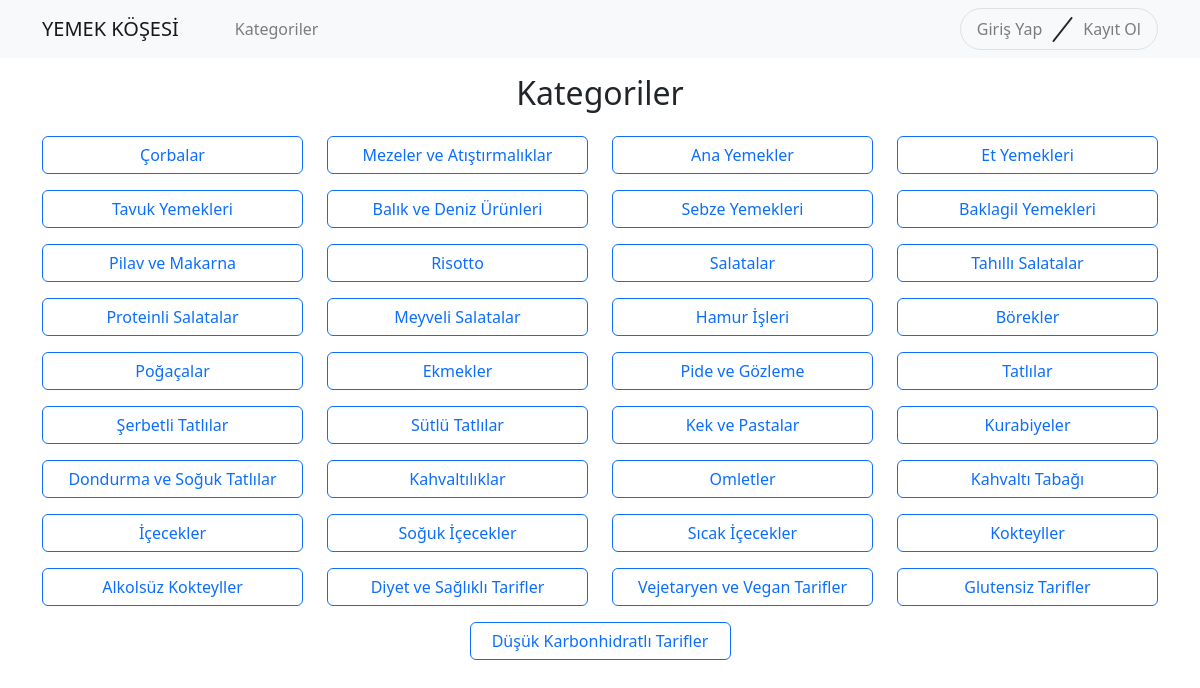
The page /yemektarifsitesi/kategoriler.php on the database its author committed.
### tables this page shows
CREATE TABLE kategoriler (
    id INT AUTO_INCREMENT PRIMARY KEY,
    kategori_adi VARCHAR(50) NOT NULL
);

### yemektarifsitesi/kategoriler.php (the view, shortened to what this page needs)
<!DOCTYPE html>
<html lang="en">
<head>
    <link href="https://stackpath.bootstrapcdn.com/bootstrap/4.5.2/css/bootstrap.min.css" rel="stylesheet">
</head>
<body>
    <?php
    include("navbar_kontrol.php");
    ?>
    <div class="container mt-3">
        <h2 class="text-center mb-4">Kategoriler</h2>
        <div class="row justify-content-center">
            <?php
            include("baglanti.php");
            $sql = "SELECT * FROM kategoriler";
            $result = mysqli_query($baglanti, $sql);
            if (mysqli_num_rows($result) > 0) {
                while ($row = mysqli_fetch_assoc($result)) {
            ?>
                    <div class="col-md-3 mb-3">
                        <a href="kategori_detay.php?id=<?php echo $row['id']; ?>" class="btn btn-outline-primary btn-block"><?php echo $row['kategori_adi']; ?></a>
                    </div>
            <?php
                }
            } else {
                echo "Kategori bulunamadı.";
            }
            ?>
        </div>
    </div>
</body>
</html>

### yemektarifsitesi/navbar_kontrol.php (shortened to what this page needs)
<?php
if (isset($_SESSION['kullanici_id'])) {
    include 'navbar_user.php';
} else {
    include 'navbar_guest.php';
}

### yemektarifsitesi/navbar_guest.php (shortened to what this page needs)
<!DOCTYPE html>
<html lang="en">
<head>
    <link href="https://cdn.jsdelivr.net/npm/bootstrap@5.3.3/dist/css/bootstrap.min.css" rel="stylesheet">
</head>
<body>
    <nav class="navbar navbar-expand-lg navbar-light bg-light">
        <div class="container">
            <a class="navbar-brand me-5" href="index.php">YEMEK KÖŞESİ</a>
            <div class="collapse navbar-collapse justify-content-end" id="navbarNav">
                <ul class="navbar-nav me-auto">
                    <li class="nav-item">
                        <a class="nav-link" href="kategoriler.php">Kategoriler</a>
                    </li>
                </ul>
                <div class="border rounded-pill">
                    <ul class="navbar-nav align-items-center">
                        <li class="nav-item">
                            <a class="nav-link ml-lg-2" href="kullanici_giris_ekrani.php">Giriş Yap</a>
                        </li>
                        <li class="nav-item d-none d-lg-block">
                        </li>
                        <li class="nav-item mr-lg-2">
                            <a class="nav-link" href="kullanici_kayit_formu.php">Kayıt Ol</a>
                        </li>
                    </ul>
                </div>
            </div>
        </div>
    </nav>
</body>
</html>

### rows shown on the page
kategoriler: kategori_adi "Çorbalar"
kategoriler: kategori_adi "Mezeler ve Atıştırmalıklar"
kategoriler: kategori_adi "Ana Yemekler"
kategoriler: kategori_adi "Et Yemekleri"
kategoriler: kategori_adi "Tavuk Yemekleri"
kategoriler: kategori_adi "Balık ve Deniz Ürünleri"
kategoriler: kategori_adi "Sebze Yemekleri"
kategoriler: kategori_adi "Baklagil Yemekleri"
kategoriler: kategori_adi "Pilav ve Makarna"
kategoriler: kategori_adi "Risotto"
kategoriler: kategori_adi "Salatalar"
kategoriler: kategori_adi "Tahıllı Salatalar"
kategoriler: kategori_adi "Proteinli Salatalar"
kategoriler: kategori_adi "Meyveli Salatalar"
kategoriler: kategori_adi "Hamur İşleri"
kategoriler: kategori_adi "Börekler"
kategoriler: kategori_adi "Poğaçalar"
kategoriler: kategori_adi "Ekmekler"
kategoriler: kategori_adi "Pide ve Gözleme"
kategoriler: kategori_adi "Tatlılar"
kategoriler: kategori_adi "Şerbetli Tatlılar"
kategoriler: kategori_adi "Sütlü Tatlılar"
kategoriler: kategori_adi "Kek ve Pastalar"
kategoriler: kategori_adi "Kurabiyeler"
kategoriler: kategori_adi "Dondurma ve Soğuk Tatlılar"
kategoriler: kategori_adi "Kahvaltılıklar"
kategoriler: kategori_adi "Omletler"
kategoriler: kategori_adi "Kahvaltı Tabağı"
kategoriler: kategori_adi "İçecekler"
kategoriler: kategori_adi "Soğuk İçecekler"
kategoriler: kategori_adi "Sıcak İçecekler"
kategoriler: kategori_adi "Kokteyller"
kategoriler: kategori_adi "Alkolsüz Kokteyller"
kategoriler: kategori_adi "Diyet ve Sağlıklı Tarifler"
kategoriler: kategori_adi "Vejetaryen ve Vegan Tarifler"
kategoriler: kategori_adi "Glutensiz Tarifler"
kategoriler: kategori_adi "Düşük Karbonhidratlı Tarifler"
